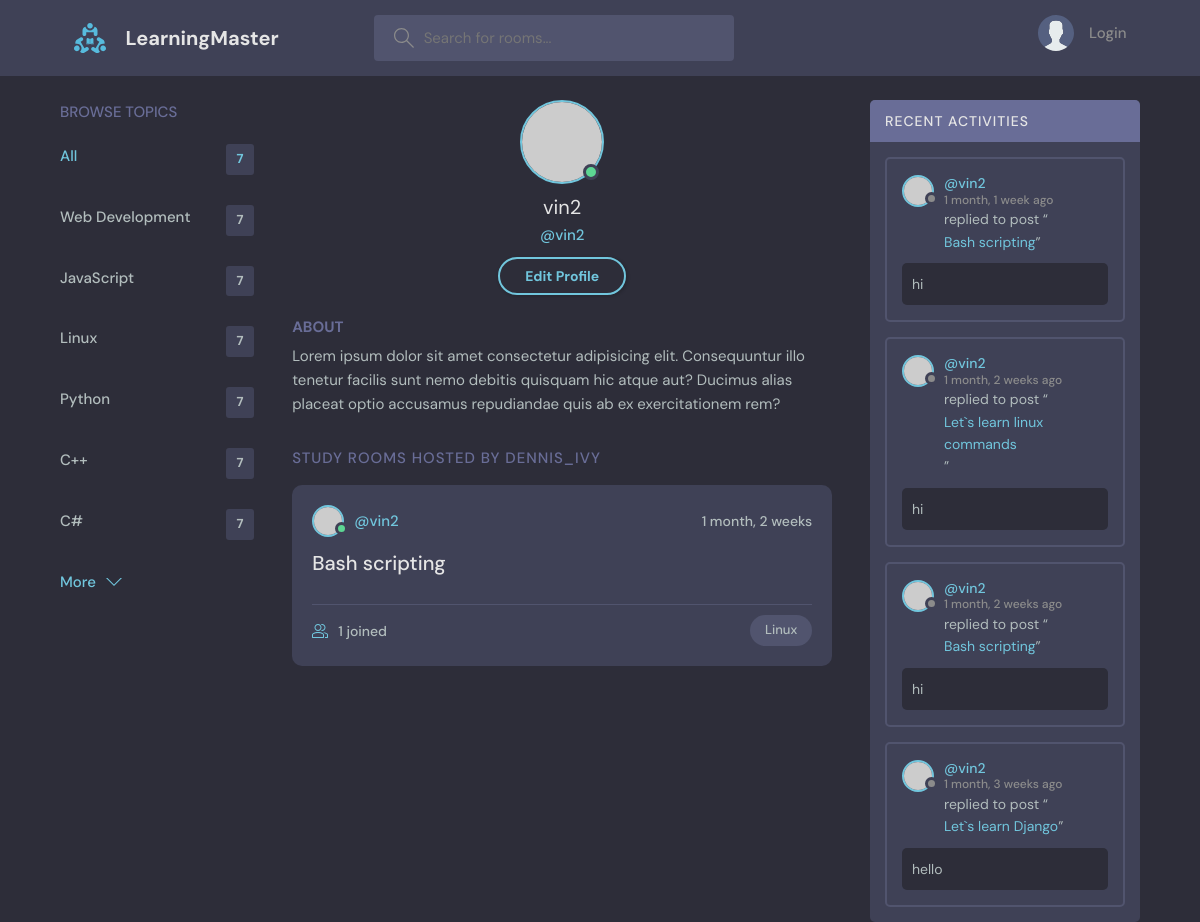
Screenshot of /profile/3/ with the database file from the repository.
### base/models.py (models this page shows, shortened)
class Topic(models.Model):
    name = models.CharField(max_length=200)

class Room(models.Model):
    host = models.ForeignKey(User, on_delete= models.SET_NULL, null=True)
    topic = models.ForeignKey(Topic, on_delete= models.SET_NULL, null=True)
    name = models.CharField(max_length=200)
    description = models.TextField(null=True, blank=True)
    participants = models.ManyToManyField(User,related_name='participants',blank=True)
    updated = models.DateTimeField(auto_now=True)
    created = models.DateTimeField(auto_now_add=True)
    class Meta:
        ordering = [
            '-updated','-created'
        ]
    def __str__(self):
        return self.name

class Message(models.Model):
    user = models.ForeignKey(User, on_delete=models.CASCADE)
    room = models.ForeignKey(Room, on_delete= models.CASCADE)
    body = models.TextField()
    updated = models.DateTimeField(auto_now=True)
    created = models.DateTimeField(auto_now_add=True)
    class Meta:
        ordering = [
            '-updated','-created'
        ]

### base/views.py (the view)
# urls.py: path('profile/<str:pk>/',views.user_profile, name="user-profile"),
def user_profile(request,pk):
    user = User.objects.get(id=pk)
    rooms = user.room_set.all()
    room_messages = user.message_set.all()
    topics = Topic.objects.all()
    context = {'user':user,'rooms':rooms,'room_messages':room_messages,'topics':topics}
    return render(request,'base/profile.html',context)

### base/templates/base/profile.html
{% extends 'main.html' %}
{% block content %}
<main class="profile-page layout layout--3">
  <div class="container">
    {% include 'base/topics_comp.html' %}
    <div class="roomList">
      <div class="profile">
        <div class="profile__avatar">
          <div class="avatar avatar--large active">
            <img src="https://randomuser.me/api/portraits/men/11.jpg" />
          </div>
        </div>
        <div class="profile__info">
          <h3>{{user.username}}</h3>
          <p>@{{user.username}}</p>
          <a href="edit-user.html" class="btn btn--main btn--pill">Edit Profile</a>
        </div>
        <div class="profile__about">
          <h3>About</h3>
          <p>
            Lorem ipsum dolor sit amet consectetur adipisicing elit. Consequuntur illo tenetur
            facilis sunt nemo debitis quisquam hic atque aut? Ducimus alias placeat optio
            accusamus repudiandae quis ab ex exercitationem rem?
          </p>
        </div>
      </div>
      <div class="roomList__header">
        <div>
          <h2>Study Rooms Hosted by dennis_ivy</a>
          </h2>
        </div>
      </div>
      {% include 'base/feed_comp.html' %}
    </div>
    {% include 'base/activity_comp.html' %}
  </div>
</main>
{% endblock content %}

### base/templates/base/topics_comp.html
<div class="topics">
  <div class="topics__header">
    <h2>Browse Topics</h2>
  </div>
  <ul class="topics__list">
    <li>
      <a href="{% url 'home' %}" class="active">All <span>7</span></a>
    </li>
    {% for topic in topics %}
    <li>
      <a href="{% url 'home'%}?q={{topic.name}}">{{topic.name}} <span>7</span></a>
    </li>
    {% endfor %}
  </ul>
  <a class="btn btn--link" href="topics.html">
    More
    <svg version="1.1" xmlns="http://www.w3.org/2000/svg" width="32" height="32" viewBox="0 0 32 32">
      <title>chevron-down</title>
      <path d="M16 21l-13-13h-3l16 16 16-16h-3l-13 13z"></path>
    </svg>
  </a>
</div>

### base/templates/base/feed_comp.html (shortened to what this page needs)
{% for room in rooms %}
<div class="roomListRoom">
  <div class="roomListRoom__header">
    <a href="{% url 'user-profile' user.id %}" class="roomListRoom__author">
      <div class="avatar avatar--small active">
        <img src="https://randomuser.me/api/portraits/men/11.jpg" />
      </div>
      <span>@{{room.host.username}}</span>
    </a>
    <div class="roomListRoom__actions">
      <span>{{room.created|timesince    }}</span>
    </div>
  </div>
  <div class="roomListRoom__content">
    <a href="{% url 'room' room.id %}">{{room.name}}</a>
  </div>
  <div class="roomListRoom__meta">
    <a href="{% url 'room' room.id %}" class="roomListRoom__joined">
      {{room.participants.all.count}} joined
    </a>
    <p class="roomListRoom__topic">{{room.topic.name}}</p>
  </div>
</div>
{% endfor %}

### base/templates/base/activity_comp.html (shortened to what this page needs)
<div class="activities">
  <div class="activities__header">
    <h2>Recent Activities</h2>
  </div>
  {% for message in room_messages%}
  <div class="activities__box">
    <div class="activities__boxHeader roomListRoom__header">
      <a href="{% url 'user-profile' message.user.id %}" class="roomListRoom__author">
        <div class="avatar avatar--small">
          <img src="https://randomuser.me/api/portraits/women/11.jpg" />
        </div>
        <p>
          @{{message.user}}
          <span>  {{message.created|timesince}} ago</span>
        </p>
      </a>
    </div>
    <div class="activities__boxContent">
      <p>replied to post “<a href="{% url 'room' message.room.id %}">{{message.room}}</a>”</p>
      <div class="activities__boxRoomContent">
        {{message.body}}
      </div>
    </div>
  </div>
  {% endfor %}
</div>

### rows the page displays
Topic: name "Web Development"
Topic: name "JavaScript"
Topic: name "Linux"
Topic: name "Python"
Topic: name "C++"
Topic: name "C#"
Room: host.username "vin2", created "1 month, 2 weeks", name "Bash scripting", participants.all.count "1", topic.name "Linux"
Message: user "vin2", created "1 month, 1 week", room "Bash scripting", body "hi"
Message: user "vin2", created "1 month, 2 weeks", room "Let`s learn linux commands", body "hi"
Message: user "vin2", created "1 month, 2 weeks", room "Bash scripting", body "hi"
Message: user "vin2", created "1 month, 3 weeks", room "Let`s learn Django", body "hello"

### other values shown
{{ user.username }} "vin2"
